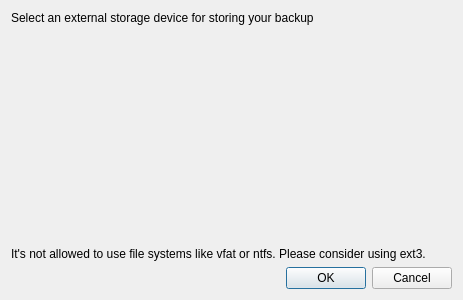
<?xml version="1.0" encoding="UTF-8"?>
<ui version="4.0">
 <class>ChangeDiskDialog</class>
 <widget class="QDialog" name="ChangeDiskDialog">
  <property name="geometry">
   <rect>
    <x>0</x>
    <y>0</y>
    <width>463</width>
    <height>300</height>
   </rect>
  </property>
  <property name="windowTitle">
   <string>Dialog</string>
  </property>
  <layout class="QVBoxLayout" name="verticalLayout">
   <item>
    <widget class="QLabel" name="label">
     <property name="text">
      <string>Select an external storage device for storing your backup</string>
     </property>
    </widget>
   </item>
   <item>
    <widget class="QFrame" name="deviceFrame">
     <property name="sizePolicy">
      <sizepolicy hsizetype="Expanding" vsizetype="Expanding">
       <horstretch>0</horstretch>
       <verstretch>0</verstretch>
      </sizepolicy>
     </property>
     <property name="frameShape">
      <enum>QFrame::NoFrame</enum>
     </property>
     <property name="frameShadow">
      <enum>QFrame::Raised</enum>
     </property>
    </widget>
   </item>
   <item>
    <widget class="QLabel" name="label_2">
     <property name="text">
      <string>It's not allowed to use file systems like vfat or ntfs. Please consider using ext3.</string>
     </property>
    </widget>
   </item>
   <item>
    <widget class="QDialogButtonBox" name="buttonBox">
     <property name="orientation">
      <enum>Qt::Horizontal</enum>
     </property>
     <property name="standardButtons">
      <set>QDialogButtonBox::Cancel|QDialogButtonBox::Ok</set>
     </property>
    </widget>
   </item>
  </layout>
 </widget>
 <resources/>
 <connections>
  <connection>
   <sender>buttonBox</sender>
   <signal>accepted()</signal>
   <receiver>ChangeDiskDialog</receiver>
   <slot>accept()</slot>
   <hints>
    <hint type="sourcelabel">
     <x>248</x>
     <y>254</y>
    </hint>
    <hint type="destinationlabel">
     <x>157</x>
     <y>274</y>
    </hint>
   </hints>
  </connection>
  <connection>
   <sender>buttonBox</sender>
   <signal>rejected()</signal>
   <receiver>ChangeDiskDialog</receiver>
   <slot>reject()</slot>
   <hints>
    <hint type="sourcelabel">
     <x>316</x>
     <y>260</y>
    </hint>
    <hint type="destinationlabel">
     <x>286</x>
     <y>274</y>
    </hint>
   </hints>
  </connection>
 </connections>
</ui>
